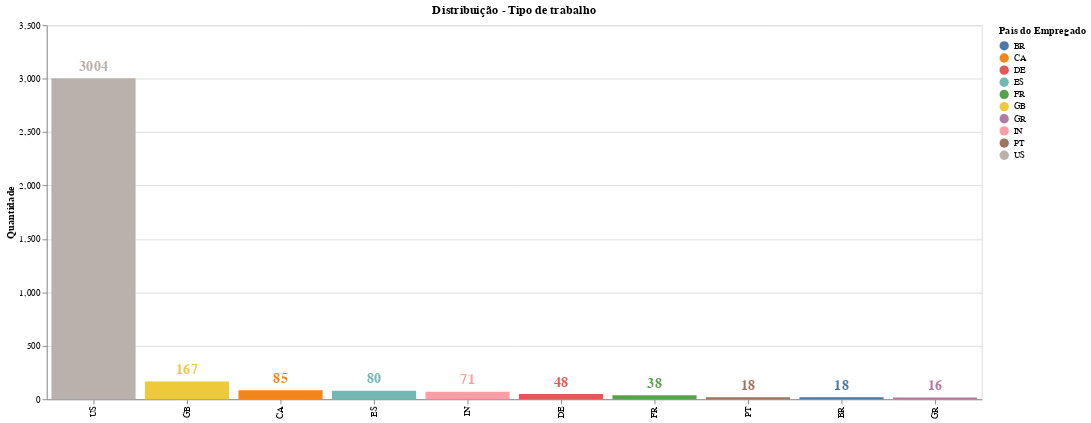

The notebook cell this image was saved under:
### Markdown cell above
## Top 10 países com mais empregados

* Vamos análisar quais são os 10 países com mais empregados

### Code cell
# Definindo a quantidade de funcionários e separando os países
qtd_funcionarios=df['Local_Funcionario'].value_counts().reset_index(
).rename(
    columns={
        'index': 'Pais do Empregado',
        'Local_Funcionario': 'Qtd'
    }    
)
top10_paises = qtd_funcionarios[:10]
print(qtd_funcionarios.head(1))
print(top10_paises.head(1))

# Criação do gráfico com Altair
fig = alt.Chart(top10_paises).mark_bar().encode(
    x = alt.X(
        "Pais do Empregado:N",
        title=None,
        sort=alt.EncodingSortField(
            field="Qtd",
            op='sum',
            order='descending',
        )
    ),
    y = alt.Y(
        "Qtd:Q",
        title='Quantidade'
    ),
    color='Pais do Empregado:N',
).properties(
    title="Distribuição - Tipo de trabalho",
    width=1000,
    height=400,
)

# Definições do gráfico
text = fig.mark_text(
    align='center',
    baseline='bottom',
    fontSize=15,
    fontWeight='bold',
    dy=-5,
).encode(
    text="Qtd:Q"
)

# Mostrando o gráfico
fig + text

### Figure 1 — Vega-Lite specification as saved in the notebook (floating-point values rounded to 4 significant figures)
{"config": {"view": {"continuousWidth": 400, "continuousHeight": 300}}, "layer": [{"mark": "bar", "encoding": {"color": {"field": "Pais do Empregado", "type": "nominal"}, "x": {"field": "Pais do Empregado", "sort": {"field": "Qtd", "op": "sum", "order": "descending"}, "title": null, "type": "nominal"}, "y": {"field": "Qtd", "title": "Quantidade", "type": "quantitative"}}, "height": 400, "title": "Distribuição - Tipo de trabalho", "width": 1000}, {"mark": {"type": "text", "align": "center", "baseline": "bottom", "dy": -5, "fontSize": 15, "fontWeight": "bold"}, "encoding": {"color": {"field": "Pais do Empregado", "type": "nominal"}, "text": {"field": "Qtd", "type": "quantitative"}, "x": {"field": "Pais do Empregado", "sort": {"field": "Qtd", "op": "sum", "order": "descending"}, "title": null, "type": "nominal"}, "y": {"field": "Qtd", "title": "Quantidade", "type": "quantitative"}}, "height": 400, "title": "Distribuição - Tipo de trabalho", "width": 1000}], "data": {"name": "data-9a02c0c897aa4b197256ccd11f94ab25"}, "$schema": "https://vega.github.io/schema/vega-lite/v4.17.0.json", "datasets": {"data-9a02c0c897aa4b197256ccd11f94ab25": [{"Pais do Empregado": "US", "Qtd": 3004}, {"Pais do Empregado": "GB", "Qtd": 167}, {"Pais do Empregado": "CA", "Qtd": 85}, {"Pais do Empregado": "ES", "Qtd": 80}, {"Pais do Empregado": "IN", "Qtd": 71}, {"Pais do Empregado": "DE", "Qtd": 48}, {"Pais do Empregado": "FR", "Qtd": 38}, {"Pais do Empregado": "PT", "Qtd": 18}, {"Pais do Empregado": "BR", "Qtd": 18}, {"Pais do Empregado": "GR", "Qtd": 16}]}}
